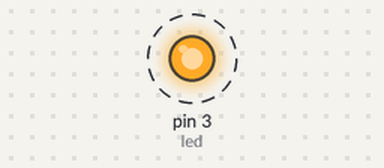
Recording of a sketch running on a simulated Arduino Uno, built with avr-gcc and run on an emulated ATmega328P. Parts: output pins drawn as LEDs (lit = HIGH). Dashed ring = blinking. What the sketch prints to the serial monitor is not drawn.

Above: at 0.2 s.
Timing chart, 0 to 3.5 s (numbered marks = the images above):
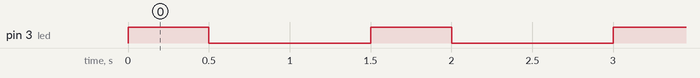

The sketch:

led-git-exec.ino
```cpp
#include "ledLibrary.h"

const uint8_t led = 3, led1 = 4, led2 = 5;
int source = 1;

void setup()
{
    Serial.begin(9600);
    pinMode(led, OUTPUT);
}

void loop()
{
    TurnExec(led, 1);
    TurnExec(led, 0);
    TurnLoop(3, 5, 1);
    ChangePointer(source, 5);
}
```

ledLibrary.h
```cpp
#ifndef LED_LIBRARY
#define LED_LIBRARY

void TurnExec(uint8_t led, uint8_t act);
void TurnLoop(uint8_t start, uint8_t end, int increment);
int ChangePointer(int &source, int change);

#endif
```

ledLibrary.ino
```cpp
#include "ledLibrary.h"

void TurnExec(uint8_t led, uint8_t act)
{
    digitalWrite(led, act);
}

void TurnLoop(uint8_t start, uint8_t end, int increment)
{
    if (start < end)
    {
        Serial.println("Start cannot be smaller");
    }
    for (int i = start; i <= end; i += increment)
    {
        digitalWrite(i, 1);
        delay(500);
        digitalWrite(i, 0);
    }
}

int ChangePointer(int &source, int change)
{
    return source = change;
}
```

Measured:
- by itself, pin 3 (led): alternates HIGH for 0.50 s and LOW for 1.0 s
